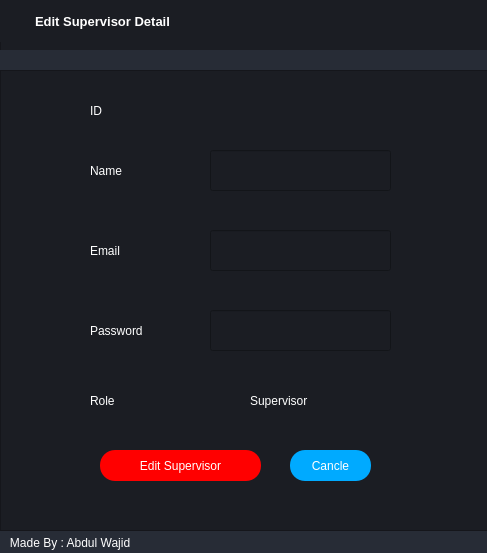
<?xml version="1.0" encoding="UTF-8"?>
<ui version="4.0">
 <class>MainWindow</class>
 <widget class="QMainWindow" name="MainWindow">
  <property name="geometry">
   <rect>
    <x>0</x>
    <y>0</y>
    <width>487</width>
    <height>553</height>
   </rect>
  </property>
  <property name="windowTitle">
   <string>MainWindow</string>
  </property>
  <widget class="QWidget" name="centralwidget">
   <widget class="QFrame" name="frame">
    <property name="geometry">
     <rect>
      <x>0</x>
      <y>0</y>
      <width>491</width>
      <height>71</height>
     </rect>
    </property>
    <property name="styleSheet">
     <string notr="true">background-color: rgb(27, 29, 35);</string>
    </property>
    <property name="frameShape">
     <enum>QFrame::StyledPanel</enum>
    </property>
    <property name="frameShadow">
     <enum>QFrame::Raised</enum>
    </property>
    <widget class="QFrame" name="frame_label_top_btns">
     <property name="geometry">
      <rect>
       <x>0</x>
       <y>0</y>
       <width>641</width>
       <height>42</height>
      </rect>
     </property>
     <property name="sizePolicy">
      <sizepolicy hsizetype="Expanding" vsizetype="Preferred">
       <horstretch>0</horstretch>
       <verstretch>0</verstretch>
      </sizepolicy>
     </property>
     <property name="frameShape">
      <enum>QFrame::NoFrame</enum>
     </property>
     <property name="frameShadow">
      <enum>QFrame::Raised</enum>
     </property>
     <layout class="QHBoxLayout" name="horizontalLayout_10">
      <property name="spacing">
       <number>0</number>
      </property>
      <property name="leftMargin">
       <number>5</number>
      </property>
      <property name="topMargin">
       <number>0</number>
      </property>
      <property name="rightMargin">
       <number>10</number>
      </property>
      <property name="bottomMargin">
       <number>0</number>
      </property>
      <item>
       <widget class="QFrame" name="frame_icon_top_bar_2">
        <property name="maximumSize">
         <size>
          <width>30</width>
          <height>30</height>
         </size>
        </property>
        <property name="styleSheet">
         <string notr="true">background: transparent;
background-image: url(:/16x16/icons/16x16/cil-terminal.png);
background-position: center;
background-repeat: no-repeat;
</string>
        </property>
        <property name="frameShape">
         <enum>QFrame::StyledPanel</enum>
        </property>
        <property name="frameShadow">
         <enum>QFrame::Raised</enum>
        </property>
        <widget class="QLabel" name="label_2">
         <property name="geometry">
          <rect>
           <x>6</x>
           <y>5</y>
           <width>20</width>
           <height>21</height>
          </rect>
         </property>
         <property name="text">
          <string/>
         </property>
         <property name="pixmap">
          <pixmap>../../Desktop App/icons/16x16/cil-home.png</pixmap>
         </property>
        </widget>
       </widget>
      </item>
      <item>
       <widget class="QLabel" name="label_title_bar_top">
        <property name="font">
         <font>
          <family>Segoe UI</family>
          <pointsize>10</pointsize>
          <weight>75</weight>
          <bold>true</bold>
         </font>
        </property>
        <property name="styleSheet">
         <string notr="true">background: transparent;
color: rgb(255, 255, 255);
</string>
        </property>
        <property name="text">
         <string>Edit Supervisor Detail</string>
        </property>
       </widget>
      </item>
     </layout>
    </widget>
    <widget class="QPushButton" name="btn_close">
     <property name="geometry">
      <rect>
       <x>450</x>
       <y>0</y>
       <width>40</width>
       <height>42</height>
      </rect>
     </property>
     <property name="sizePolicy">
      <sizepolicy hsizetype="Minimum" vsizetype="Expanding">
       <horstretch>0</horstretch>
       <verstretch>0</verstretch>
      </sizepolicy>
     </property>
     <property name="minimumSize">
      <size>
       <width>40</width>
       <height>0</height>
      </size>
     </property>
     <property name="maximumSize">
      <size>
       <width>40</width>
       <height>16777215</height>
      </size>
     </property>
     <property name="toolTip">
      <string>Close</string>
     </property>
     <property name="styleSheet">
      <string notr="true">QPushButton {	
	border: none;
	background-color: transparent;
}
QPushButton:hover {
	background-color: rgb(52, 59, 72);
}
QPushButton:pressed {	
	background-color: rgb(85, 170, 255);
}</string>
     </property>
     <property name="text">
      <string/>
     </property>
     <property name="icon">
      <iconset>
       <normaloff>icons/24x24/cil-x.png</normaloff>icons/24x24/cil-x.png</iconset>
     </property>
    </widget>
    <widget class="QPushButton" name="btn_minimize">
     <property name="geometry">
      <rect>
       <x>370</x>
       <y>0</y>
       <width>40</width>
       <height>42</height>
      </rect>
     </property>
     <property name="sizePolicy">
      <sizepolicy hsizetype="Minimum" vsizetype="Expanding">
       <horstretch>0</horstretch>
       <verstretch>0</verstretch>
      </sizepolicy>
     </property>
     <property name="minimumSize">
      <size>
       <width>40</width>
       <height>0</height>
      </size>
     </property>
     <property name="maximumSize">
      <size>
       <width>40</width>
       <height>16777215</height>
      </size>
     </property>
     <property name="toolTip">
      <string>Minimize</string>
     </property>
     <property name="styleSheet">
      <string notr="true">QPushButton {	
	border: none;
	background-color: transparent;
}
QPushButton:hover {
	background-color: rgb(52, 59, 72);
}
QPushButton:pressed {	
	background-color: rgb(85, 170, 255);
}</string>
     </property>
     <property name="text">
      <string/>
     </property>
     <property name="icon">
      <iconset>
       <normaloff>icons/24x24/cil-window-minimize.png</normaloff>icons/24x24/cil-window-minimize.png</iconset>
     </property>
    </widget>
    <widget class="QPushButton" name="btn_maximize_restore">
     <property name="geometry">
      <rect>
       <x>410</x>
       <y>0</y>
       <width>40</width>
       <height>42</height>
      </rect>
     </property>
     <property name="sizePolicy">
      <sizepolicy hsizetype="Minimum" vsizetype="Expanding">
       <horstretch>0</horstretch>
       <verstretch>0</verstretch>
      </sizepolicy>
     </property>
     <property name="minimumSize">
      <size>
       <width>40</width>
       <height>0</height>
      </size>
     </property>
     <property name="maximumSize">
      <size>
       <width>40</width>
       <height>16777215</height>
      </size>
     </property>
     <property name="toolTip">
      <string>Maximize</string>
     </property>
     <property name="styleSheet">
      <string notr="true">QPushButton {	
	border: none;
	background-color: transparent;
}
QPushButton:hover {
	background-color: rgb(52, 59, 72);
}
QPushButton:pressed {	
	background-color: rgb(85, 170, 255);
}</string>
     </property>
     <property name="text">
      <string/>
     </property>
     <property name="icon">
      <iconset>
       <normaloff>icons/24x24/cil-window-maximize.png</normaloff>icons/24x24/cil-window-maximize.png</iconset>
     </property>
    </widget>
    <widget class="QFrame" name="frame_top_info">
     <property name="geometry">
      <rect>
       <x>-10</x>
       <y>50</y>
       <width>501</width>
       <height>23</height>
      </rect>
     </property>
     <property name="maximumSize">
      <size>
       <width>16777215</width>
       <height>65</height>
      </size>
     </property>
     <property name="styleSheet">
      <string notr="true">background-color: rgb(39, 44, 54);</string>
     </property>
     <property name="frameShape">
      <enum>QFrame::NoFrame</enum>
     </property>
     <property name="frameShadow">
      <enum>QFrame::Raised</enum>
     </property>
     <layout class="QHBoxLayout" name="horizontalLayout_8">
      <property name="spacing">
       <number>0</number>
      </property>
      <property name="leftMargin">
       <number>10</number>
      </property>
      <property name="topMargin">
       <number>0</number>
      </property>
      <property name="rightMargin">
       <number>10</number>
      </property>
      <property name="bottomMargin">
       <number>0</number>
      </property>
     </layout>
    </widget>
   </widget>
   <widget class="QLabel" name="label_credits">
    <property name="geometry">
     <rect>
      <x>0</x>
      <y>530</y>
      <width>491</width>
      <height>25</height>
     </rect>
    </property>
    <property name="font">
     <font>
      <family>Segoe UI</family>
     </font>
    </property>
    <property name="styleSheet">
     <string notr="true">background-color: rgb(39, 44, 54);
color: rgb(255, 255, 255);</string>
    </property>
    <property name="text">
     <string>   Made By : Abdul Wajid</string>
    </property>
   </widget>
   <widget class="QFrame" name="frame_2">
    <property name="geometry">
     <rect>
      <x>0</x>
      <y>70</y>
      <width>491</width>
      <height>461</height>
     </rect>
    </property>
    <property name="styleSheet">
     <string notr="true">background-color: rgb(27, 29, 35);</string>
    </property>
    <property name="frameShape">
     <enum>QFrame::StyledPanel</enum>
    </property>
    <property name="frameShadow">
     <enum>QFrame::Raised</enum>
    </property>
    <widget class="QPushButton" name="addSupervisor">
     <property name="geometry">
      <rect>
       <x>100</x>
       <y>380</y>
       <width>161</width>
       <height>31</height>
      </rect>
     </property>
     <property name="styleSheet">
      <string notr="true">color: rgb(255, 255, 255);

background-color: rgb(255, 0, 0);

font: 75 10pt &quot;MS Shell Dlg 2&quot;;

border-width: 2px;

border-radius: 15px;

padding: 4px;
</string>
     </property>
     <property name="text">
      <string>Edit Supervisor</string>
     </property>
     <property name="icon">
      <iconset>
       <normaloff>../../Desktop App/icons/24x24/cil-plus.png</normaloff>../../Desktop App/icons/24x24/cil-plus.png</iconset>
     </property>
     <property name="iconSize">
      <size>
       <width>16</width>
       <height>16</height>
      </size>
     </property>
    </widget>
    <widget class="QPushButton" name="cancle">
     <property name="geometry">
      <rect>
       <x>290</x>
       <y>380</y>
       <width>81</width>
       <height>31</height>
      </rect>
     </property>
     <property name="styleSheet">
      <string notr="true">color: rgb(255, 255, 255);

background-color: rgb(0, 170, 255);

font: 75 10pt &quot;MS Shell Dlg 2&quot;;

border-width: 2px;

border-radius: 15px;

padding: 4px;
</string>
     </property>
     <property name="text">
      <string>Cancle</string>
     </property>
     <property name="icon">
      <iconset>
       <normaloff>../../Desktop App/icons/24x24/cil-plus.png</normaloff>../../Desktop App/icons/24x24/cil-plus.png</iconset>
     </property>
     <property name="iconSize">
      <size>
       <width>16</width>
       <height>16</height>
      </size>
     </property>
    </widget>
    <widget class="QLineEdit" name="nameLineEdit">
     <property name="geometry">
      <rect>
       <x>210</x>
       <y>80</y>
       <width>181</width>
       <height>41</height>
      </rect>
     </property>
     <property name="styleSheet">
      <string notr="true">color: rgb(255, 255, 255);</string>
     </property>
    </widget>
    <widget class="QLineEdit" name="emailLineEdit">
     <property name="geometry">
      <rect>
       <x>210</x>
       <y>160</y>
       <width>181</width>
       <height>41</height>
      </rect>
     </property>
     <property name="styleSheet">
      <string notr="true">color: rgb(255, 255, 255);</string>
     </property>
    </widget>
    <widget class="QLineEdit" name="passwordLineEdit">
     <property name="geometry">
      <rect>
       <x>210</x>
       <y>240</y>
       <width>181</width>
       <height>41</height>
      </rect>
     </property>
     <property name="styleSheet">
      <string notr="true">color: rgb(255, 255, 255);</string>
     </property>
    </widget>
    <widget class="QLabel" name="label_5">
     <property name="geometry">
      <rect>
       <x>90</x>
       <y>80</y>
       <width>51</width>
       <height>41</height>
      </rect>
     </property>
     <property name="styleSheet">
      <string notr="true">color: rgb(255, 255, 255);
font: 75 14pt &quot;MS Shell Dlg 2&quot;;</string>
     </property>
     <property name="text">
      <string>Name</string>
     </property>
    </widget>
    <widget class="QLabel" name="label_6">
     <property name="geometry">
      <rect>
       <x>90</x>
       <y>160</y>
       <width>51</width>
       <height>41</height>
      </rect>
     </property>
     <property name="styleSheet">
      <string notr="true">color: rgb(255, 255, 255);
font: 75 14pt &quot;MS Shell Dlg 2&quot;;</string>
     </property>
     <property name="text">
      <string>Email</string>
     </property>
    </widget>
    <widget class="QLabel" name="label_7">
     <property name="geometry">
      <rect>
       <x>90</x>
       <y>240</y>
       <width>81</width>
       <height>41</height>
      </rect>
     </property>
     <property name="styleSheet">
      <string notr="true">color: rgb(255, 255, 255);
font: 75 14pt &quot;MS Shell Dlg 2&quot;;</string>
     </property>
     <property name="text">
      <string>Password</string>
     </property>
    </widget>
    <widget class="QLabel" name="label_8">
     <property name="geometry">
      <rect>
       <x>90</x>
       <y>310</y>
       <width>41</width>
       <height>41</height>
      </rect>
     </property>
     <property name="styleSheet">
      <string notr="true">color: rgb(255, 255, 255);
font: 75 14pt &quot;MS Shell Dlg 2&quot;;</string>
     </property>
     <property name="text">
      <string>Role</string>
     </property>
    </widget>
    <widget class="QLabel" name="label_9">
     <property name="geometry">
      <rect>
       <x>250</x>
       <y>310</y>
       <width>91</width>
       <height>41</height>
      </rect>
     </property>
     <property name="styleSheet">
      <string notr="true">color: rgb(255, 255, 255);
font: 75 14pt &quot;MS Shell Dlg 2&quot;;</string>
     </property>
     <property name="text">
      <string>Supervisor</string>
     </property>
    </widget>
    <widget class="QLabel" name="label_10">
     <property name="geometry">
      <rect>
       <x>90</x>
       <y>20</y>
       <width>51</width>
       <height>41</height>
      </rect>
     </property>
     <property name="styleSheet">
      <string notr="true">color: rgb(255, 255, 255);
font: 75 14pt &quot;MS Shell Dlg 2&quot;;</string>
     </property>
     <property name="text">
      <string>ID</string>
     </property>
    </widget>
    <widget class="QLabel" name="userID">
     <property name="geometry">
      <rect>
       <x>210</x>
       <y>20</y>
       <width>51</width>
       <height>41</height>
      </rect>
     </property>
     <property name="styleSheet">
      <string notr="true">color: rgb(255, 255, 255);
font: 75 14pt &quot;MS Shell Dlg 2&quot;;</string>
     </property>
     <property name="text">
      <string/>
     </property>
    </widget>
   </widget>
  </widget>
 </widget>
 <resources/>
 <connections/>
</ui>
